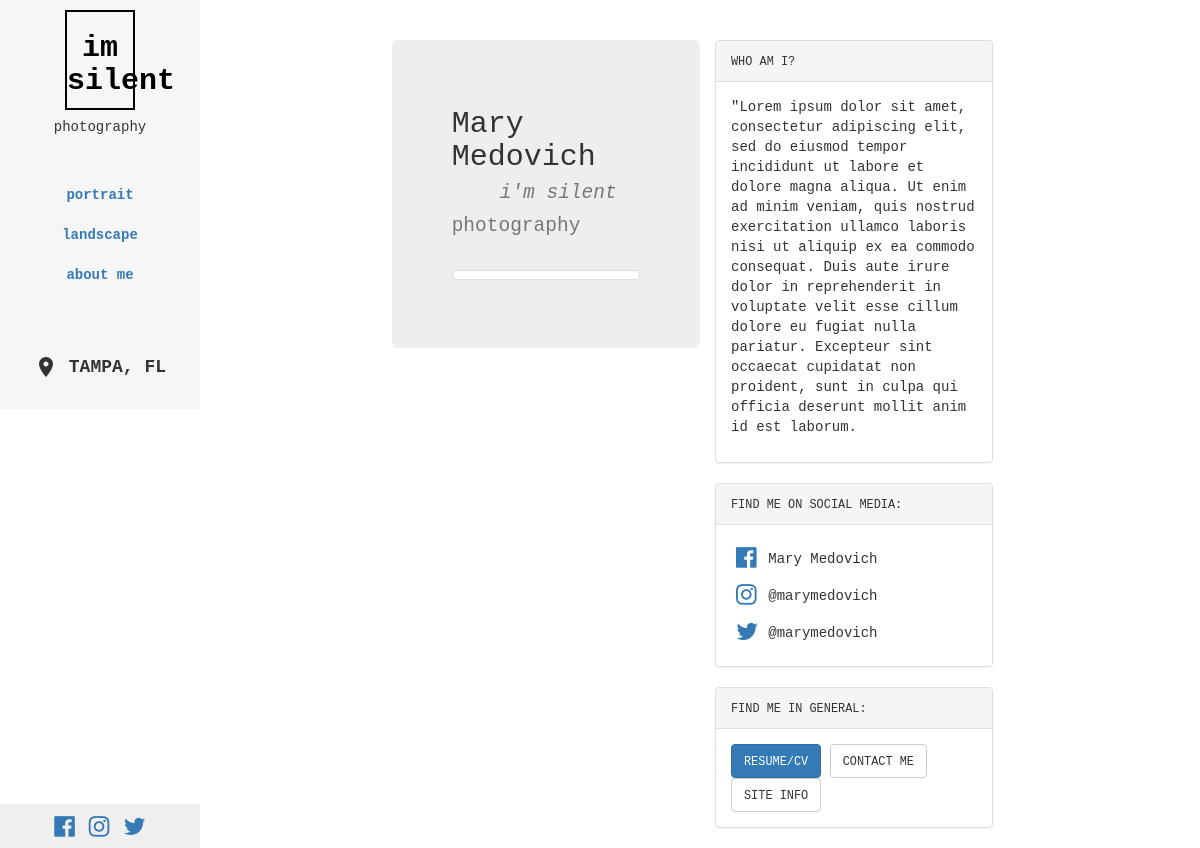
The page /about/ on the database its author committed.
### test_app/models.py (models this page shows, shortened)
class UserProfile( models.Model ):
    ppic = models.ImageField( upload_to = 'ppic/', verbose_name = 'Profile picture' )
    city = models.CharField( max_length = 20 )
    state = models.CharField( max_length = 2 )
    fb = models.URLField( verbose_name = 'Facebook URL' )
    fb_handle = models.CharField( default = 'handle', max_length = 100, verbose_name = 'Facbeook name' )
    ig = models.URLField( verbose_name = 'Instagram' )
    ig_handle = models.CharField( default = 'handle', max_length = 100, verbose_name = 'Instagram handle' )
    tw = models.URLField( verbose_name = 'Twitter' )
    tw_handle = models.CharField( default = 'handle', max_length = 100, verbose_name = 'Twitter handle' )
    desc = models.TextField( max_length = 3000 )

### test_app/views.py (the view)
# urls.py: url( r'^about/$', views.About.as_view(), name = 'about' ),
class About( TemplateView ):
    title = 'about'
    template_name = 'test_app/about/index.html'
    def get_context_data( self, **kwargs ):
        title = self.title
        data = super().get_context_data( **kwargs )
        data['title'] = title
        return data

### test_app/context_processors.py (called while the page is built)
def uprofile_processor( request ):
    profile = models.UserProfile.objects.values()[0]
    return { 'profile': profile }

### templates/test_app/about/index.html
<!DOCTYPE html>
{% extends "test_app/base_styled.html" %}
{% load staticfiles %}
{% block main_body %}
<div class="row">
  <br><br>
</div>
  <div class="container-fluid">
    <div class="col-xs-8 col-xs-offset-2">
      <div class="jumbotron col-xs-6">
        <h2>Mary Medovich<br>&emsp;
        <small><em>i'm silent</em> photography</small></h2>
        <br>
        <a href="#" class="thumbnail"><img src="/media/{{ profile.ppic }}" alt=""></a>
      </div>
      <div class="col-xs-6">
        <div class="panel panel-default">
          <div class="panel-heading">
            <small>WHO AM I?</small>
          </div>
          <div class="panel-body">
            <p>{{ profile.desc }}</p>
          </div>
        </div>
        <div class="panel panel-default">
          <div class="panel-heading">
            <small>FIND ME ON SOCIAL MEDIA:</small>
          </div>
          <div class="panel-body">
            <table class="table-condensed">
              <tr><td><small><a href='{{ profile.fb }}'><i class="fa fa-facebook-official" style="font-size:24px"></i></a></small></td>
                  <td>{{ profile.fb_handle }}</td>
              </tr>
              <tr><td><small><a href='{{ profile.ig }}'><i class="fa fa-instagram" style="font-size:24px"></i></a></small></td>
                  <td>{{ profile.ig_handle }}</td>
              </tr>
              <tr><td><small><a href='{{ profile.tw }}'><i class="fa fa-twitter" style="font-size:24px"></i></a></small></td>
                  <td>{{ profile.tw_handle }}</td>
              </tr>
            </table>
          </div>
        </div>
        <div class="panel panel-default">
          <div class="panel-heading">
            <small>FIND ME IN GENERAL:</small>
          </div>
          <div class="panel-body">
            <button type="button" class="btn btn-primary"><small>RESUME/CV</small></button>
            <a href="{% url 'test_app:email' %}"><button type="button" class="btn btn-default"><small>CONTACT ME</small></button></a>
            <button type="button" class="btn btn-default"><small>SITE INFO</small></small></button>
          </div>
        </div>
      </div>
    </div>
  </div>
{% endblock %}

### templates/test_app/base_styled.html (shortened to what this page needs)
<!DOCTYPE html>
{% load staticfiles %}
<html>
  <head>
    <link rel="stylesheet" href="https://maxcdn.bootstrapcdn.com/bootstrap/3.3.7/css/bootstrap.min.css">
    <link rel="stylesheet" type="text/css" href="{% static "css/style.css" %}">
    <link rel="stylesheet"ba href="https://cdnjs.cloudflare.com/ajax/libs/font-awesome/4.7.0/css/font-awesome.min.css">
    <link rel="stylesheet" href="//code.jquery.com/ui/1.12.1/themes/base/jquery-ui.css">
  </head>
  <body>
    <div class="container-fluid">
     <div class="row">
       <div id="navigation" class="sidebar col-lg-2 col-md-3 col-sm-3">
         <div class="logo">
           <h2><strong><a href="{% url 'test_app:index' %}">im silent</a></strong></h2>
         </div>
         <h5>photography</h5><br><br>
           <strong>
           <a href="{% url 'test_app:portrait' %}">portrait</a><br><br>
           <a href="{% url 'test_app:landscape' %}">landscape</a><br><br>
           <a href="{% url 'test_app:about' %}">about me</a><br><br>
              <br><br>
           <h4 class="sidebar-section"><i class="material-icons">place</i>&nbsp;<strong>TAMPA, FL
           </strong></h4><br></strong>
       </div>
        <div class="sidebar-footer sidebar col-lg-2 col-md-3 col-sm-3">
          <a href='{{ profile.fb }}'><i class="fa fa-facebook-official" style="font-size:24px"></i></a>&emsp;<a href='{{ profile.ig }}'><i class="fa fa-instagram" style="font-size:24px"></i></a>&emsp;<a href='{{ profile.tw }}'><i class="fa fa-twitter" style="font-size:24px"></i></a>
        </div>
        <div id="main" class="col-lg-10 col-md-9 col-sm-9">
          {% block main_body %}
          {% endblock %}
        </div>
    </div>
   </div>
  </body>
</html>

### static/css/style.css (style rules this page uses)
@media ( min-width: 767px ) { #navigation { position: fixed; background-color: #f6f6f6; } }
body { font-family: 'Merriweather Sans', sans-serif; font-family: 'Inconsolata', monospace; }
div.sidebar { text-align: center; }
div.sidebar-footer { position: fixed; right: 0; bottom: 0; left: 0; padding: 1rem; background-color: #efefef; }
div.sidebar i { vertical-align: middle; }
.sidebar-section { margin-left: -15px; margin-right: -15px; }
.logo { border: 2px solid black; margin: 10px 50px 0px; }
.logo a { color: black; }
#main { padding-right: 0; padding-left: 0; margin-right: auto; margin-left: auto; }
*, *:before, *:after { box-sizing: border-box !important; }

### rows shown on the page
UserProfile: desc "\"Lorem ipsum dolor sit amet, consectetur adipiscing elit, sed do eiusmod tempor incididunt ut labore et dolore magna aliqua. Ut enim ad minim veniam, quis nostrud exercitation ullamco laboris nisi ut aliquip ex ea commodo consequat. Duis aute irure dolor in reprehenderit in voluptate velit esse cillum dolore eu fugiat nulla pariatur. Excepteur sint occaecat cupidatat non proident, sunt in culpa qui officia deserunt mollit anim id est laborum.", fb_handle "Mary Medovich", ig_handle "@marymedovich", tw_handle "@marymedovich"
